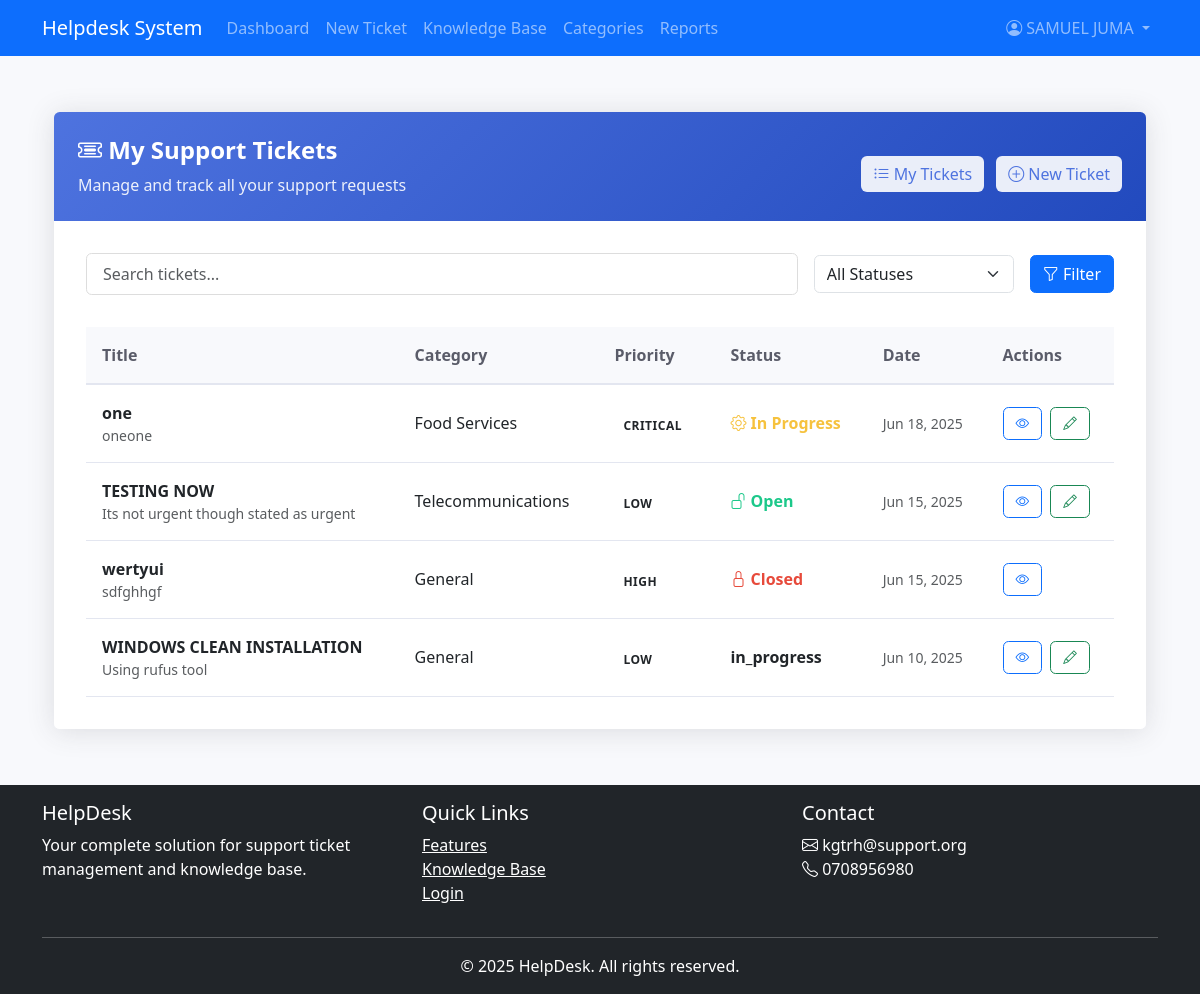
Screenshot of /users/tickets/my-tickets/ (signed in) with the database file from the repository.
### users/models.py (models this page shows, shortened)
class User(AbstractUser):
    ROLE_CHOICES = (
        ('Admin', 'Admin'),
        ('Technician', 'Technician'),
        ('Employee', 'Employee'),
    )
    USER_TYPE_CHOICES = (
        ('ADMIN', 'Admin'),
        ('TECH', 'Technician'),
        ('EMP', 'Employee'),
    )
    role = models.CharField(max_length=20, choices=ROLE_CHOICES, default='Employee')
    user_type = models.CharField(max_length=10, choices=USER_TYPE_CHOICES, default='EMP')
    department = models.CharField(max_length=100, blank=True)
    phone = models.CharField(max_length=20, blank=True)
    profile_picture = models.ImageField(upload_to='profile_pics/', blank=True, null=True)
    @property
    def is_admin(self):
        return self.user_type == 'ADMIN'

### tickets/models.py (models this page shows, shortened)
class Ticket(models.Model):
    STATUS_CHOICES = [
        ('open', 'Open'),
        ('in_progress', 'In Progress'),
        ('resolved', 'Resolved'),
        ('closed', 'Closed'),
    ]
    PRIORITY_CHOICES = [
        ('low', 'Low'),
        ('medium', 'Medium'),
        ('high', 'High'),
        ('critical', 'Critical'),
    ]
    ticket_id = models.UUIDField(default=uuid.uuid4, editable=False, unique=True)
    reference_number = models.CharField(
        max_length=50,
        unique=True,
        editable=False,
        blank=True,
        null=True
    )
    title = models.CharField(max_length=255)
    description = models.TextField(help_text="Provide a detailed description of the issue.")
    category = models.ForeignKey('tickets.Category', on_delete=models.SET_NULL, null=True, blank=True, related_name='tickets')
    department = models.ForeignKey('Department', on_delete=models.SET_NULL, null=True, blank=True)
    priority = models.CharField(max_length=10, choices=PRIORITY_CHOICES, default='medium')
    status = models.CharField(max_length=20, choices=STATUS_CHOICES, default='open')
    attachment = models.FileField(upload_to='ticket_attachments/', null=True, blank=True)
    is_urgent = models.BooleanField(default=False, help_text="Mark if this ticket needs urgent attention")
    created_by = models.ForeignKey(
        settings.AUTH_USER_MODEL, on_delete=models.CASCADE, related_name='tickets_created'
    )
    assigned_to = models.ForeignKey(
        settings.AUTH_USER_MODEL, on_delete=models.SET_NULL, null=True, blank=True, related_name='tickets_assigned'
    )
    created_at = models.DateTimeField(auto_now_add=True)
    updated_at = models.DateTimeField(auto_now=True)
    resolved_at = models.DateTimeField(null=True, blank=True)
    closed_at = models.DateTimeField(null=True, blank=True)
    is_active = models.BooleanField(default=True)
    class Meta:
        ordering = ['-created_at']

class Category(models.Model):
    name = models.CharField(max_length=100, unique=True)
    description = models.TextField(blank=True)
    is_active = models.BooleanField(default=True)
    default_assignee = models.ForeignKey(
        settings.AUTH_USER_MODEL,
        on_delete=models.SET_NULL,
        null=True,
        blank=True,
        related_name='default_categories',
        limit_choices_to={'role': 'admin,technician'},
        help_text="Optional: Assign a default technician to handle tickets in this category."
    )
    class Meta:
        verbose_name_plural = "Categories"

### tickets/views.py (the view)
# urls.py: path('tickets/', views.my_tickets_view, name='my_tickets'),
@login_required
def my_tickets(request):
    tickets = Ticket.objects.filter(created_by=request.user).order_by('-created_at')
    search_query = request.GET.get('search', '')
    status_filter = request.GET.get('status', '')
    if search_query:
        tickets = tickets.filter(title__icontains=search_query)
    if status_filter:
        tickets = tickets.filter(status=status_filter)
    paginator = Paginator(tickets, 10)  # Show 10 per page
    page_number = request.GET.get('page')
    page_obj = paginator.get_page(page_number)
    return render(request, 'tickets/my_tickets.html', {
        'tickets': page_obj,
        'page_obj': page_obj,
        'paginator': paginator,
        'is_paginated': page_obj.has_other_pages(),
    })

### templates/tickets/my_tickets.html (shortened to what this page needs)
{% extends 'base.html' %}
{% load static %}
{% block extra_css %}
<link rel="stylesheet" href="https://cdn.jsdelivr.net/npm/bootstrap-icons@1.10.0/font/bootstrap-icons.css">
<link rel="stylesheet" href="https://cdnjs.cloudflare.com/ajax/libs/animate.css/4.1.1/animate.min.css">
{% endblock %}
{% block content %}
<div class="container-fluid py-4 ticket-container animate__animated animate__fadeIn">
    <div class="ticket-card">
        <div class="ticket-header">
            <div>
                <h2><i class="bi bi-ticket-detailed"></i> My Support Tickets</h2>
                <p>Manage and track all your support requests</p>
            </div>
            <div class="header-actions">
                <a href="{% url 'tickets:my_tickets' %}" class="btn btn-light-primary">
                    <i class="bi bi-list-ul"></i> My Tickets
                </a>
                <a href="{% url 'tickets:create_ticket' %}" class="btn btn-light-primary">
                    <i class="bi bi-plus-circle"></i> New Ticket
                </a>
            </div>
        </div>
        <div class="ticket-content">
            <form method="get" class="search-filter-group">
                <input type="text" name="search" class="form-control search-input"
                       placeholder="Search tickets..." value="{{ request.GET.search }}"
                       aria-label="Search tickets">
                <select name="status" class="form-select">
                    <option value="">All Statuses</option>
                </select>
                <button type="submit" class="btn btn-primary filter-btn">
                    <i class="bi bi-funnel"></i> Filter
                </button>
            </form>
            <div class="table-responsive">
                <table class="ticket-table">
                    <thead>
                        <tr>
                            <th>Title</th>
                            <th>Category</th>
                            <th>Priority</th>
                            <th>Status</th>
                            <th>Date</th>
                            <th>Actions</th>
                        </tr>
                    </thead>
                    <tbody>
                        {% for ticket in tickets %}
                        <tr>
                            <td>
                                <strong>{{ ticket.title|truncatechars:40 }}</strong>
                                {% if ticket.description %}
                                <small class="text-muted d-block">{{ ticket.description|truncatechars:60 }}</small>
                                {% endif %}
                            </td>
                            <td>{{ ticket.category.name|default:"General" }}</td>
                            <td>
                                <span class="badge-priority
                                    ">
                                    {{ ticket.priority }}
                                </span>
                            </td>
                            <td class="status status-{{ ticket.status|lower|cut:' ' }}">
                                <i class="bi
                                    {% if ticket.status == 'Open' %}bi-unlock
                                    {% elif ticket.status == 'In Progress' %}bi-gear
                                    {% elif ticket.status == 'Closed' %}bi-lock
                                    {% endif %}"></i>
                                {{ ticket.status }}
                            </td>
                            <td>
                                <small class="text-muted">{{ ticket.created_at|date:"M d, Y" }}</small>
                            </td>
                            <td>
                                <div class="d-flex gap-2">
                                    <a href="{% url 'tickets:view_ticket' ticket.id %}"
                                       class="btn btn-sm btn-outline-primary action-btn"
                                       title="View Ticket"
                                       data-bs-toggle="tooltip">
                                        <i class="bi bi-eye"></i>
                                    </a>
                                    {% if ticket.status != 'Closed' %}
                                    <a href="#" class="btn btn-sm btn-outline-success action-btn" title="Edit">
                                        <i class="bi bi-pencil"></i>
                                    </a>
                                    {% endif %}
                                </div>
                            </td>
                        </tr>
                        {% endfor %}
                    </tbody>
                </table>
            </div>
        </div>
    </div>
</div>
{% endblock %}

### templates/base.html (shortened to what this page needs)
{% load static %}
<!DOCTYPE html>
<html lang="en">
<head>
    <link href="https://cdn.jsdelivr.net/npm/bootstrap@5.3.0/dist/css/bootstrap.min.css" rel="stylesheet" />
    <link rel="stylesheet" href="https://cdn.jsdelivr.net/npm/bootstrap-icons@1.10.0/font/bootstrap-icons.css" />
    <link rel="stylesheet" href="{% static 'css/styles.css' %}" />
    {% block extra_css %}{% endblock %}
</head>
<body>
    <div class="content-wrapper">
        <nav class="navbar navbar-expand-lg navbar-dark bg-primary">
            <div class="container">
                <a class="navbar-brand" href="{% url 'tickets:dashboard' %}">Helpdesk System</a>
                <div class="collapse navbar-collapse" id="navbarNav">
                    <ul class="navbar-nav me-auto">
                        <li class="nav-item">
                            <a class="nav-link" href="{% url 'tickets:dashboard' %}">Dashboard</a>
                        </li>
                        {% if user.is_authenticated %}
                            <li class="nav-item">
                                <a class="nav-link" href="{% url 'tickets:create_ticket' %}">New Ticket</a>
                            </li>
                            <li class="nav-item">
                                <a class="nav-link" href="{% url 'knowledgebase:article_list' %}">Knowledge Base</a>
                            </li>
                            {% if user.is_admin %}
                                <li class="nav-item">
                                    <a class="nav-link" href="{% url 'helpdes:manage_categories' %}">Categories</a>
                                </li>
                                <li class="nav-item">
                                    <a class="nav-link" href="{% url 'helpdes:reports' %}">Reports</a>
                                </li>
                            {% endif %}
                        {% endif %}
                    </ul>
                    <ul class="navbar-nav">
                        {% if user.is_authenticated %}
                            <li class="nav-item dropdown profile-dropdown">
                                <a class="nav-link dropdown-toggle" href="#" id="navbarDropdown" role="button" data-bs-toggle="dropdown">
                                    <i class="bi bi-person-circle"></i> {{ user.get_full_name|default:user.username }}
                                </a>
                            </li>
                        {% endif %}
                    </ul>
                </div>
            </div>
        </nav>
        <div class="container mt-4">
            {% block content %}{% endblock %}
        </div>
    </div>
    <footer class="footer py-3 bg-dark text-white">
        <div class="container">
            <div class="row">
                <div class="col-md-4">
                    <h5>HelpDesk</h5>
                    <p>Your complete solution for support ticket management and knowledge base.</p>
                </div>
                <div class="col-md-4">
                    <h5>Quick Links</h5>
                    <ul class="list-unstyled">
                        <li><a href="#features" class="text-white">Features</a></li>
                        <li><a href="{% url 'knowledgebase:article_list' %}" class="text-white">Knowledge Base</a></li>
                        <li><a href="{% url 'users:login' %}" class="text-white">Login</a></li>
                    </ul>
                </div>
                <div class="col-md-4">
                    <h5>Contact</h5>
                    <address>
                        <i class="bi bi-envelope"></i> kgtrh@support.org<br>
                        <i class="bi bi-telephone"></i> 0708956980
                    </address>
                </div>
            </div>
            <hr class="my-3">
            <div class="text-center">
                <p class="mb-0">&copy; {% now "Y" %} HelpDesk. All rights reserved.</p>
            </div>
        </div>
    </footer>
</body>
</html>

### templates/base.html (style rules this page uses)
html, body { height: 100%; }
body { display: flex; flex-direction: column; }
.content-wrapper { flex: 1 0 auto; }
.footer { flex-shrink: 0; }

### templates/tickets/my_tickets.html (style rules this page uses)
:root { --primary-color: #4e73df; --primary-hover: #2e59d9; --secondary-color: #f8f9fc; --success-color: #1cc88a; --info-color: #36b9cc; --warning-color: #f6c23e; --danger-color: #e74a3b; --dark-color: #5a5c69; --light-color: #f8f9fa; --border-radius: 0.35rem; --box-shadow: 0 0.15rem 1.75rem rgba(58, 59, 69, 0.15); --transition: all 0.3s ease; }
body { background-color: #f8f9fc; }
.ticket-container { max-width: 1200px; margin: 2rem auto; animation: fadeIn 0.5s ease; }
.ticket-card { border-radius: var(--border-radius); overflow: hidden; box-shadow: var(--box-shadow); transition: var(--transition); }
.ticket-header { background: linear-gradient(135deg, var(--primary-color), #224abe); color: white; padding: 1.5rem; display: flex; justify-content: space-between; align-items: center; flex-wrap: wrap; }
.ticket-header h2 { margin: 0; font-weight: 600; font-size: 1.5rem; }
.ticket-header p { opacity: 0.9; margin: 0.5rem 0 0; }
.header-actions { display: flex; gap: 0.75rem; margin-top: 1rem; }
.btn-light-primary { background-color: rgba(255, 255, 255, 0.9); color: var(--primary-color); border: none; transition: var(--transition); }
.ticket-content { background: white; padding: 2rem; }
.search-filter-group { display: flex; flex-wrap: wrap; gap: 1rem; margin-bottom: 2rem; align-items: center; }
.search-input { flex: 1; min-width: 250px; border-radius: var(--border-radius); border: 1px solid #ddd; padding: 0.5rem 1rem; transition: var(--transition); }
.form-select { max-width: 200px; border-radius: var(--border-radius); }
.filter-btn { border-radius: var(--border-radius); }
.ticket-table { width: 100%; border-collapse: separate; border-spacing: 0; }
.ticket-table thead th { background-color: var(--secondary-color); color: var(--dark-color); font-weight: 600; padding: 1rem; border-bottom: 2px solid #e3e6f0; }
.ticket-table tbody tr { transition: var(--transition); }
.ticket-table td { padding: 1rem; vertical-align: middle; border-bottom: 1px solid #e3e6f0; }
.badge-priority { padding: 0.4em 0.75em; border-radius: var(--border-radius); font-size: 0.75rem; font-weight: 700; letter-spacing: 0.5px; text-transform: uppercase; }
.status { font-weight: 600; }
.status-open { color: var(--success-color); }
.status-inprogress { color: var(--warning-color); }
.status-closed { color: var(--danger-color); }
.action-btn { padding: 0.35rem 0.75rem; font-size: 0.85rem; border-radius: var(--border-radius); transition: var(--transition); }

### rows the page displays
User: get_full_name "SAMUEL JUMA"
Ticket: title "one", description "oneone", category.name "Food Services", priority "CRITICAL", status "In Progress", created_at "Jun 18, 2025"
Ticket: title "TESTING NOW", description "Its not urgent though stated as urgent", category.name "Telecommunications", priority "LOW", status "Open", created_at "Jun 15, 2025"
Ticket: title "wertyui", description "sdfghhgf", category.name "General", priority "HIGH", status "Closed", created_at "Jun 15, 2025"
Ticket: title "WINDOWS CLEAN INSTALLATION", description "Using rufus tool", category.name "General", priority "LOW", status "in_progress", created_at "Jun 10, 2025"
